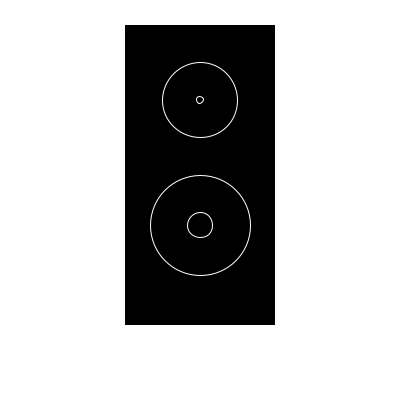
Frame 1 (no input)
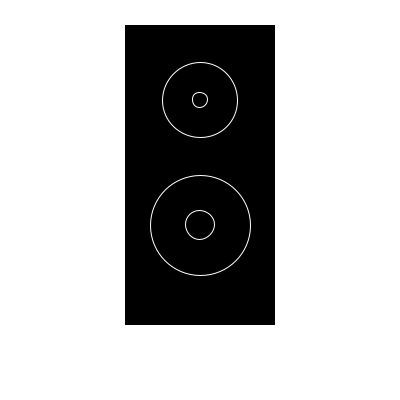
Frame 60 (the mouse pressed at the canvas centre just before this capture)
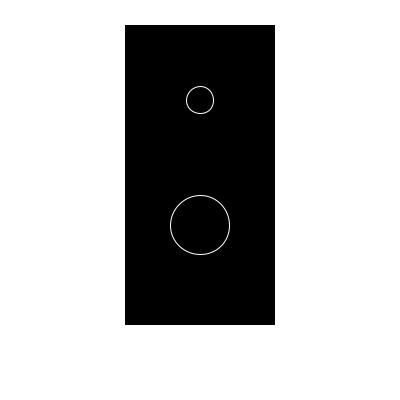
Frame 120 (the mouse held since frame 60 and released just before this capture)

The Processing sketch that drew these frames (run headless with seeded random() and noise(); from frame 60 on, the mouse is pressed at the canvas centre):

// Processing sketch: processing_59802
// ── processing_59802.pde

void setup(){
  
  size(400,400);
  background(255);
  
  smooth();
  
}

void draw(){
  
  if(mousePressed) {
  noStroke();
  fill(0);
  background(255);
  
  rect (125,25,150,300);
  
  
  float r;
  r = random(200);
  
  float s;
  s = random(135);
  
  stroke(255);
  fill(0);
  ellipse(200,100,s,s);
  ellipse(200,225,r,r);
  }
  else {
    
    noStroke();
  fill(0);
  background(255);
  
  rect (125,25,150,300);
   stroke(255);
  ellipse(200,100,75,75);
  ellipse(200,225,100,100);
  
  float f;
  f = random(40);
  
  float x;
  x = random(25);
  
  stroke(255);
  fill(0);
  ellipse(200,100,x,x);
  ellipse(200,225,f,f);
    
    
    
  }
  
}
